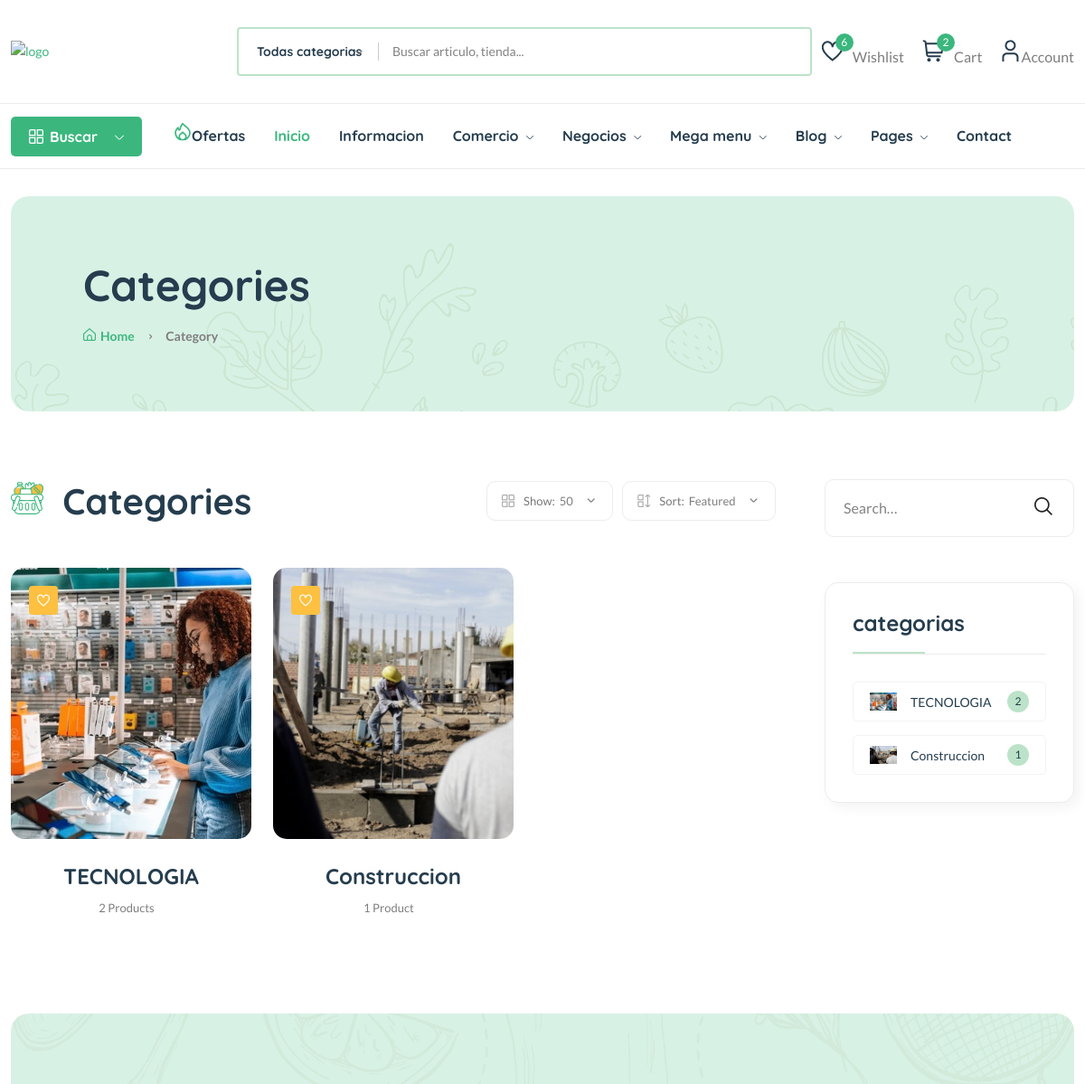
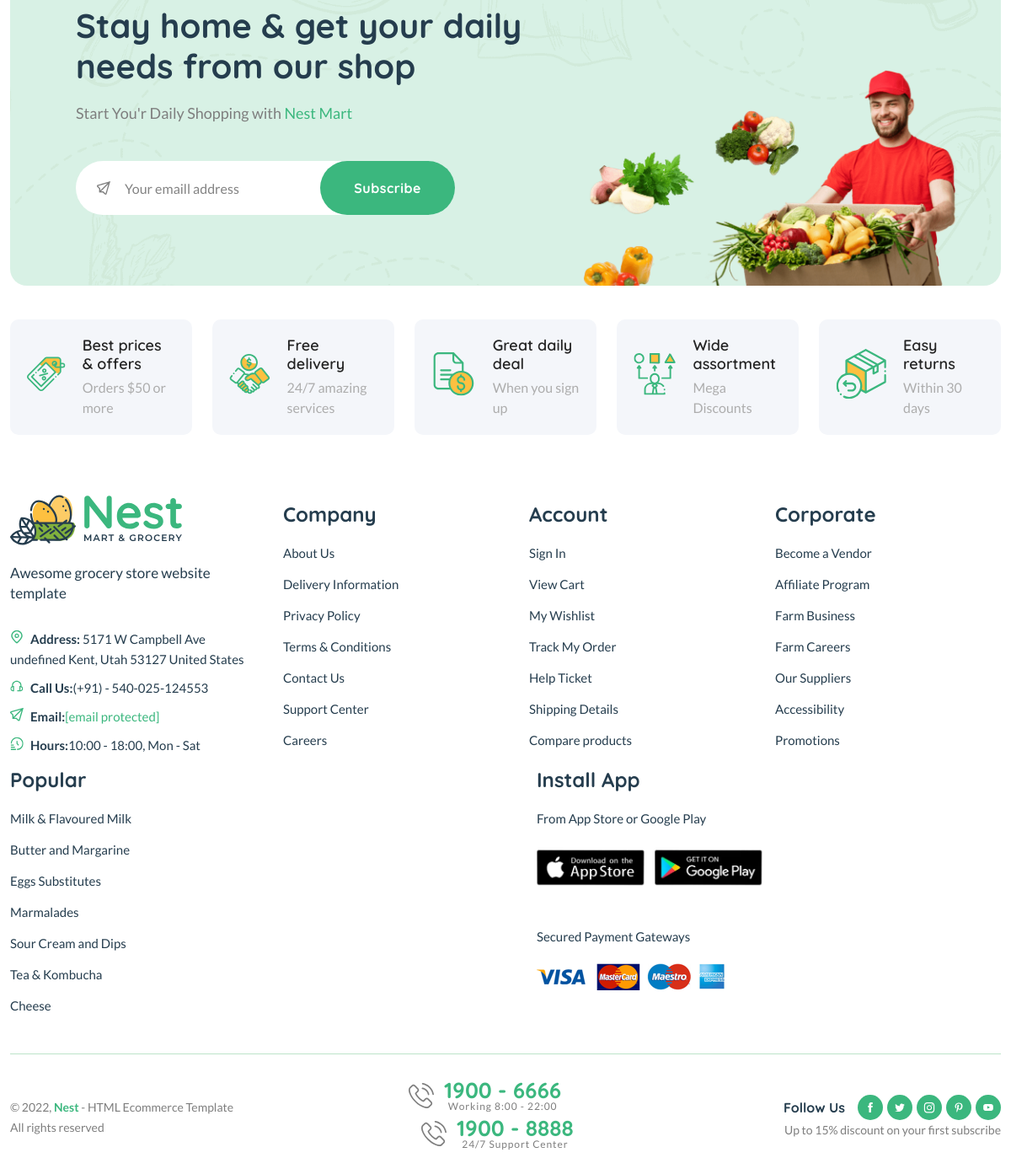
The page /category/ on the database its author committed (2 pictures, top to bottom).
### marcala_place/models.py (models this page shows, shortened)
class Category(models.Model):
    cid = ShortUUIDField(unique=True, length=10, max_length=20, prefix="cat", alphabet="abcdefgh12345")
    title = models.CharField(max_length=100, default="TECNOLOGIA")
    image = models.ImageField(upload_to="category", default="category.jpg")
    class Meta:
        verbose_name_plural = "Categories"

### marcala_place/views.py (the view)
def category_list_view(request):
    categories = Category.objects.all()
    context = {
        "categoriescf":categories
    }
    return render(request, 'marcala_place/category-list.html', context)

### marcala_place/context_processor.py (called while the page is built)
def default(request):
    categories = Category.objects.all()
    vendors = Vendor.objects.all()
    address = Address.objects.get()
    return {
        'categoriescf':categories,
        'address':address,
        'vendorscf':vendors,
    }

### templates/marcala_place/category-list.html (shortened to what this page needs)
{% extends 'pag_parciales//base.html' %}
{% load static %}
{% block content %}
    <main class="main">
        <div class="page-header mt-30 mb-75">
            <div class="container">
                <div class="archive-header">
                    <div class="row align-items-center">
                        <div class="col-xl-3">
                            <h1 class="mb-15">Categories</h1>
                            <div class="breadcrumb">
                                <a href="/" rel="nofollow"><i class="fi-rs-home mr-5"></i>Home</a>
                                <span></span> Category
                            </div>
                        </div>
                    </div>
                </div>
            </div>
        </div>
        <div class="page-content mb-50">
            <div class="container">
                <div class="row">
                    <div class="col-lg-9">
                        <div class="shop-product-fillter mb-50 pr-30">
                            <div class="totall-product">
                                <h2>
                                    <img class="w-36px mr-10" src="assets/imgs/theme/icons/category-1.svg" alt="" />
                                    {{categories.count}} Categories
                                </h2>
                            </div>
                            <div class="sort-by-product-area">
                                <div class="sort-by-cover mr-10">
                                    <div class="sort-by-product-wrap">
                                        <div class="sort-by">
                                            <span><i class="fi-rs-apps"></i>Show:</span>
                                        </div>
                                        <div class="sort-by-dropdown-wrap">
                                            <span> 50 <i class="fi-rs-angle-small-down"></i></span>
                                        </div>
                                    </div>
                                </div>
                                <div class="sort-by-cover">
                                    <div class="sort-by-product-wrap">
                                        <div class="sort-by">
                                            <span><i class="fi-rs-apps-sort"></i>Sort:</span>
                                        </div>
                                        <div class="sort-by-dropdown-wrap">
                                            <span>Featured <i class="fi-rs-angle-small-down"></i></span>
                                        </div>
                                    </div>
                                </div>
                            </div>
                        </div>
                        <div class="loop-grid pr-30">
                            <div class="row">
                                {% for c in categoriescf %}
                                <article class="col-xl-4 col-lg-6 col-md-6 text-center hover-up mb-30 animated">
                                    <div class="post-thumb">
                                         <a href="{% url 'marcala_place:category-product-list' c.cid %}">
                                            <img style="height: 300px; width: 300px; object-fit: cover;" class="border-radius-15" src="{{c.image.url}}" alt="" />
                                        </a>
                                        <div class="entry-meta">
                                            <a class="entry-meta meta-2" href="#"><i class="fi-rs-heart"></i></a>
                                        </div>
                                    </div>
                                    <div class="entry-content-2">
                                        <h4 class="post-title mb-15">
                                         <a href="{% url 'marcala_place:category-product-list' c.cid %}">{{ c.title }}</a>
                                        </h4>
                                        <div class="entry-meta font-xs color-grey mt-10 pb-10">
                                            <div>
                                                <span class="hit-count mr-10">{{c.category.count}} Product{{c.category.count|pluralize}}</span>
                                            </div>
                                        </div>
                                    </div>
                                </article>
                                {% endfor %}
                            </div>
                        </div>
                    </div>
                    <div class="col-lg-3 primary-sidebar sticky-sidebar">
                        <div class="widget-area">
                            <div class="sidebar-widget-2 widget_search mb-50">
                                <div class="search-form">
                                    <form action="#">
                                        <input type="text" placeholder="Search…" />
                                        <button type="submit"><i class="fi-rs-search"></i></button>
                                    </form>
                                </div>
                            </div>
                            <div class="sidebar-widget widget-category-2 mb-50">
                                <h5 class="section-title style-1 mb-30">categorias</h5>
                                <ul>
                                    {% for c in categoriescf %}
                                    <li>
                                        <a href="{% url 'marcala_place:category-product-list' c.cid %}"> <img src="{{ c.image.url }}" alt="" />{{c.title}} </a> <span class="count">{{c.category.count}}</span>
                                    </li>
                                    {% endfor %}
                                </ul>
                            </div>
                        </div>
                    </div>
                </div>
            </div>
        </div>
    </main>
{% endblock content %}

### rows shown on the page
Category: image (picture), title "TECNOLOGIA", category.count "2"
Category: image (picture), title "Construccion", category.count "1"
